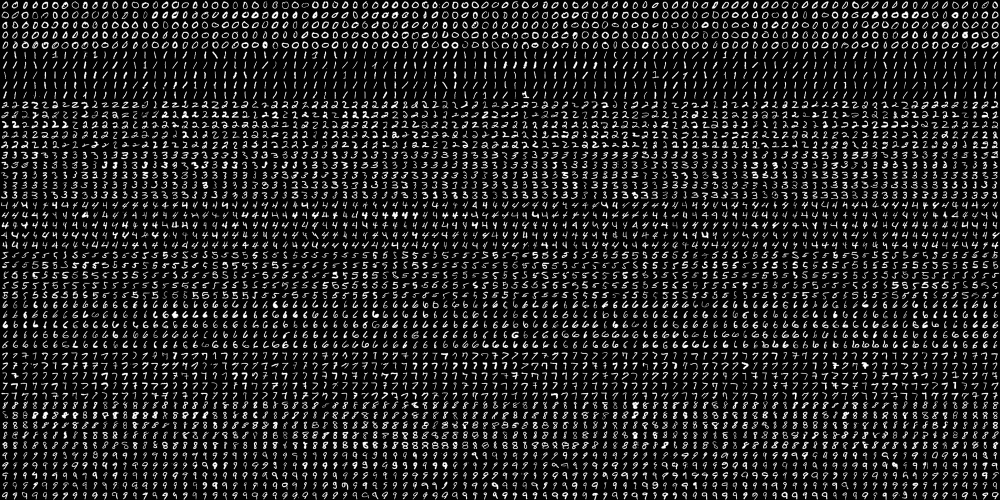
#> input picture datasets/digits.png, 2000 x 1000 px (shown at 1/2 size)
$ jupyter execute 4-machine-learning.ipynb   (older library calls are emulated)
#> lines starting #> are read from the running program, lines starting #| are printed output that depends on the picture; long printed decimals are rounded
Machine Learning for Image Classification
===

In which we introduce some machine learning algorithms for image classification.

# k-Nearest Neighbors

kNN is a simple machine learning algorithm that depends on distances among data points for classification. The distances are usually measured using either Manhattan distance or Euclidean distance.

## The MNIST Dataset

We load the MNIST dataset using `cv2.imread()`.

[cell 1]
import cv2
import numpy as np

[cell 2]
# load the dataset
mnist = cv2.imread('./datasets/digits.png', 0)
#> mnist is the input picture: shape (1000, 2000); min 0, max 255, mean 33.8

[cell 3]
features = np.array([np.hsplit(row, 100) for row in np.vsplit(mnist, 50)], dtype=np.float32)

[cell 4]
features.shape
#> Out = (50, 100, 20, 20)

[cell 5]
# for visualization
import matplotlib.pyplot as plt

[cell 6]
plt.imshow(features[0, 0], cmap='gray')
plt.show()
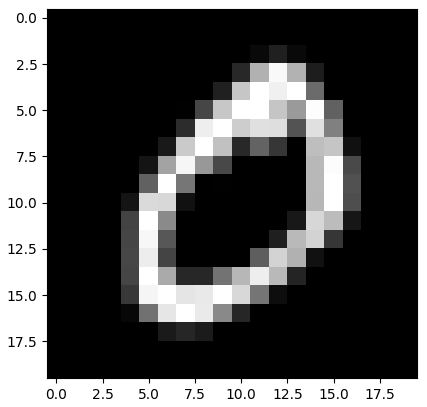
#> figure drawn by matplotlib, 1 panel

## Dataset Partition

Split the dataset to 50/50 for arithmetic convenience.

[cell 7]
train_features = features[:, :50].reshape(-1, (20 * 20))
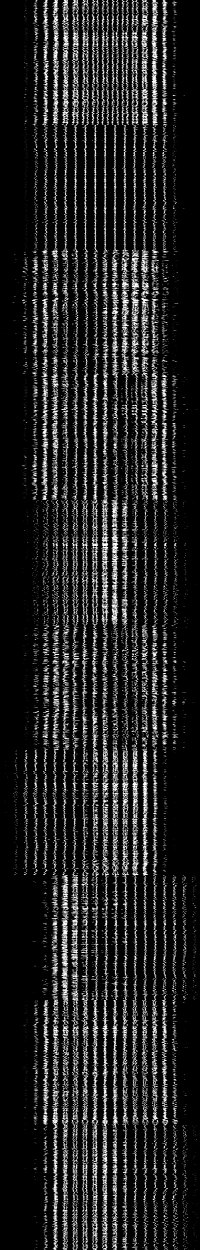
#> train_features: shape (2500, 400) float32 (shown at 1/2 size); min 0, max 255, mean 33.8
test_features = features[:, 50:100].reshape(-1, (20 * 20))
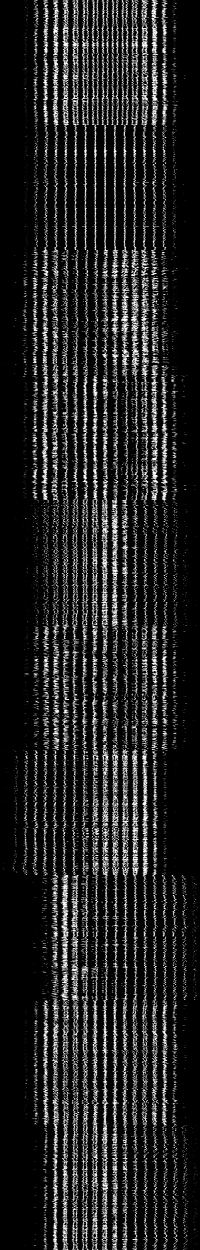
#> test_features: shape (2500, 400) float32 (shown at 1/2 size); min 0, max 255, mean 33.8

[cell 8]
k = np.arange(10)
train_labels = np.repeat(k, 250).reshape(-1, 1)
test_labels = train_labels.copy()

## The kNN Model

Let's create the kNN model using `cv2.ml.KNearest_create()`.

[cell 9]
model = cv2.ml.KNearest_create()

### Training the kNN

When it's actually just memorizing the data points.

[cell 10]
model.train(train_features, cv2.ml.ROW_SAMPLE, train_labels)
#> Out = True

### Using the trained kNN

Classify test features using trained kNN model.

[cell 11]
# use k = 3
ret, result, neighbors, dist = model.findNearest(test_features, 3)
#> ret = 0; result = 2500 values, max 9 at index 926, min 0 at index 0, mean 4.45; neighbors = 2500 rows, first 8: [0, 0, 0], [0, 0, 0], [0, 0, 0], [0, 0, 5], [0, 0, 0], [0, 0, 0], [0, 0, 0], [6, 0, 0]; dist = 2500 rows, first 8: [361955, 598018, 606136], [790595, 959768, 1055851], [534520, 641045, 681043], [943748, 958162, 1052576], [796400, 841097, 878670], [396251, 671587, 715542], [554480, 930407, 950878], [681043, 1123587, 1253228]

### Measure Model Accuracy

Get the test accuracy of the trained kNN model.

[cell 12]
# check if the results are correct
matches = np.equal(result, test_labels)

# convert bool to int
matches = matches.astype(np.int)
#> matches = 2500 values, max 1 at index 0, min 0 at index 115, mean 0.916

# count the correct predictions
correct = np.count_nonzero(matches)
#> correct = 2291

# compute the accuracy
accuracy = (correct * 100.00) / result.size
#> accuracy = 91.64

[cell 13]
# display the test accuracy
print('Accuracy: {}'.format(accuracy))
#| Accuracy: 91.64

## The Fashion-MNIST Dataset

The Fashion-MNIST dataset was introduced as an alternative to MNIST. The Fashion-MNIST dataset we have has 30 images per row, and 30 images per column.

[cell 14]
# load the dataset
fashion = cv2.imread('./datasets/fashion.png', 0)
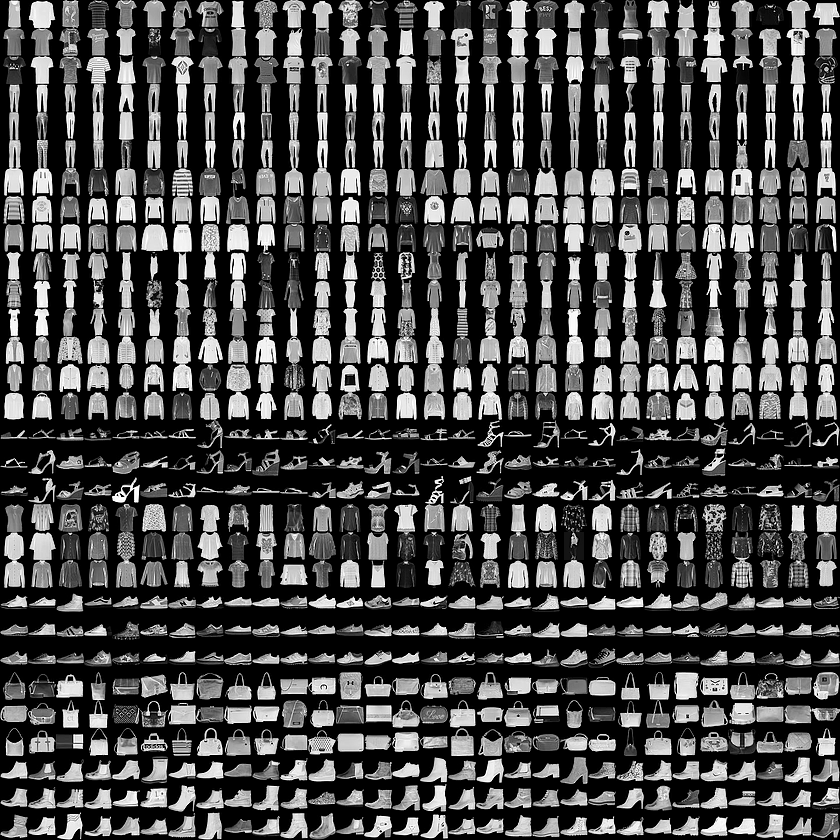
#> input picture datasets/fashion.png, 840 x 840 px
#> fashion is the input picture: shape (840, 840); min 0, max 255, mean 72

[cell 15]
fashion.shape
#> Out = (840, 840)

With the `840x840` size of the dataset, and `30x30` images in the dataset, we have each image at `28x28` pixels.

[cell 16]
features = np.array([np.hsplit(row, 30) for row in np.vsplit(fashion, 30)], dtype=np.float32)

[cell 17]
features.shape
#> Out = (30, 30, 28, 28)

[cell 18]
plt.imshow(features[0, 0], cmap='gray')
plt.show()
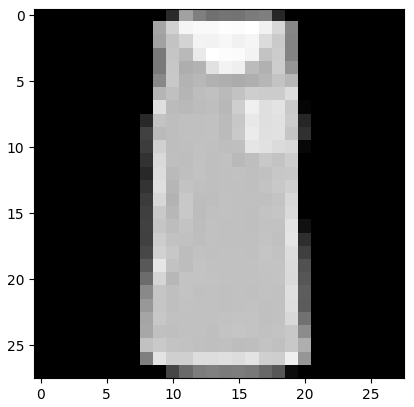
#> figure drawn by matplotlib, 1 panel

## Dataset Partition

Split the dataset to 50/50 for arithmetic convenience.

[cell 19]
train_features = features[:, :15].reshape(-1, (28 * 28))
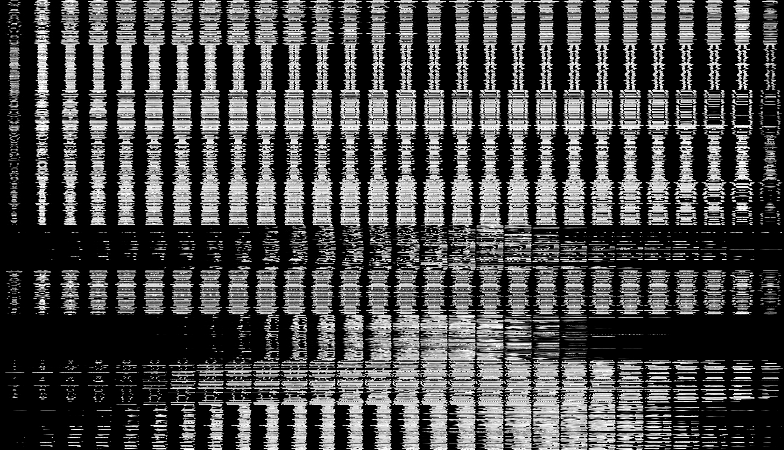
#> train_features: shape (450, 784) float32; min 0, max 255, mean 72.1
test_features = features[:, 15:30].reshape(-1, (28 * 28))
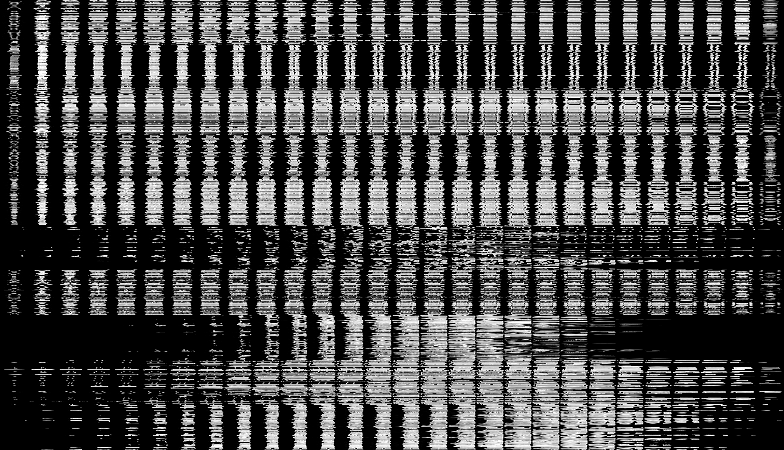
#> test_features: shape (450, 784) float32; min 0, max 255, mean 71.9

[cell 20]
k = np.arange(10)
train_labels = np.repeat(k, 45).reshape(-1, 1)
test_labels = train_labels.copy()

## The kNN Model

Let's create the kNN model using `cv2.ml.KNearest_create()`.

[cell 21]
model = cv2.ml.KNearest_create()

### Training the kNN

When it's actually just memorizing the data points.

[cell 22]
model.train(train_features, cv2.ml.ROW_SAMPLE, train_labels)
#> Out = True

### Using the trained kNN

Classify test features using trained kNN model.

[cell 23]
# use k = 3
ret, result, neighbors, dist = model.findNearest(test_features, 3)
#> result = 450 values, max 9 at index 317, min 0 at index 0, mean 4.34; neighbors = 450 rows, first 8: [0, 0, 0], [6, 0, 0], [0, 0, 0], [0, 0, 0], [0, 0, 0], [0, 0, 0], [6, 0, 0], [3, 3, 6]; dist = 450 rows, first 8: [872259, 1543025, 1853283], [1080046, 1155153, 1236721], [1659056, 2062361, 2181437], [1348469, 2337471, 2410412], [1392672, 1535544, 1627009], [564783, 880707, 1224509], [545597, 766249, 828993], [1533934, 1561435, 1576123]

### Measure Model Accuracy

Get the test accuracy of the trained kNN model.

[cell 24]
# check if the results are correct
matches = np.equal(result, test_labels)

# convert bool to int
matches = matches.astype(np.int)
#> matches = 450 values, max 1 at index 0, min 0 at index 7, mean 0.709

# count the correct predictions
correct = np.count_nonzero(matches)
#> correct = 319

# compute the accuracy
accuracy = (correct * 100.00) / result.size
#> accuracy = 70.89

[cell 25]
# display the test accuracy
print('Accuracy: {}'.format(accuracy))
#| Accuracy: 70.889

# Support Vector Machine

Finds the hyperplane which best separates the dataset into  two classes.

## The MNIST Dataset

[cell 26]
# load the dataset
mnist = cv2.imread('./datasets/digits.png', 0)

[cell 27]
features = np.array([np.hsplit(row, 100) for row in np.vsplit(mnist, 50)], dtype=np.float32)

[cell 28]
features.shape
#> Out = (50, 100, 20, 20)

## Dataset Partition

Split the dataset to 50/50 for arithmetic convenience.

[cell 29]
train_features = features[:, :50].reshape(-1, (20 * 20))
test_features = features[:, 50:100].reshape(-1, (20 * 20))

[cell 30]
k = np.arange(10)
train_labels = np.repeat(k, 250).reshape(-1, 1)
test_labels = train_labels.copy()

## The SVM Model

[cell 31]
model = cv2.ml.SVM_create()

[cell 32]
model.setKernel(cv2.ml.SVM_LINEAR)
model.setC(2.67)
model.setGamma(5.383)
model.setType(cv2.ml.SVM_C_SVC)

### Training the SVM

[cell 33]
model.train(train_features, cv2.ml.ROW_SAMPLE, train_labels)
#> Out = True

### Using the Trained SVM

[cell 34]
result = model.predict(test_features)

### Measure Model Accuracy

Get the test accuracy of the trained SVM model.

[cell 35]
matches = np.equal(result[1], test_labels)
matches = matches.astype(np.int)
#> matches = 2500 values, max 1 at index 0, min 0 at index 39, mean 0.904
correct = np.count_nonzero(matches)
#> correct = 2261
accuracy = (correct * 100.00) / result[1].size
#> accuracy = 90.44

[cell 36]
print('Accuracy : {}'.format(accuracy))
#| Accuracy : 90.44

## The Fashion-MNIST Dataset

The Fashion-MNIST dataset was introduced as an alternative to MNIST. The Fashion-MNIST dataset we have has 30 images per row, and 30 images per column.

[cell 37]
# load the dataset
fashion = cv2.imread('./datasets/fashion.png', 0)

[cell 38]
fashion.shape
#> Out = (840, 840)

With the `840x840` size of the dataset, and `30x30` images in the dataset, we have each image at `28x28` pixels.

[cell 39]
features = np.array([np.hsplit(row, 30) for row in np.vsplit(fashion, 30)], dtype=np.float32)

[cell 40]
features.shape

## Dataset Partition

Split the dataset to 50/50 for arithmetic convenience.

[cell 41]
train_features = features[:, :15].reshape(-1, (28 * 28))
test_features = features[:, 15:30].reshape(-1, (28 * 28))

[cell 42]
k = np.arange(10)
train_labels = np.repeat(k, 45).reshape(-1, 1)
test_labels = train_labels.copy()

## The SVM Model

[cell 43]
model = cv2.ml.SVM_create()

[cell 44]
model.setKernel(cv2.ml.SVM_LINEAR)
model.setC(2.67)
model.setGamma(5.383)
model.setType(cv2.ml.SVM_C_SVC)

### Training the SVM

[cell 45]
model.train(train_features, cv2.ml.ROW_SAMPLE, train_labels)
#> Out = True

### Using the Trained SVM

[cell 46]
result = model.predict(test_features)

### Measure Model Accuracy

Get the test accuracy of the trained SVM model.

[cell 47]
matches = np.equal(result[1], test_labels)
matches = matches.astype(np.int)
#> matches = 450 values, max 1 at index 0, min 0 at index 1, mean 0.747
correct = np.count_nonzero(matches)
#> correct = 336
accuracy = (correct * 100.00) / result[1].size
#> accuracy = 74.67

[cell 48]
print('Accuracy : {}'.format(accuracy))
#| Accuracy : 74.667
